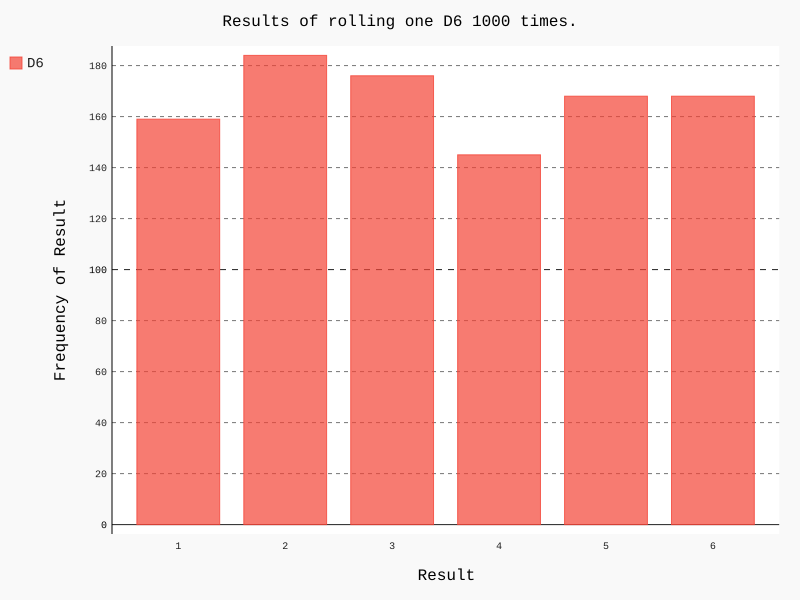

Python code for this plot:
#!/usr/bin/env python
# coding=utf-8
'''
Author       : 小鹿撞路
Date         : 2021-11-19 17:19:59
LastEditTime : 2021-11-19 19:23:40
LastEditors  : 小鹿撞路
Description  : 掷骰子
FilePath     : \simple_database\die_visual.py
self_motto   : 倘若自己都不为自己活出自己的人生，那还有谁会为自己而活呢。
'''
import pygal

from die import Die

# 创建一个D6
die = Die()

# 掷几次骰子，并将结果储存在一个列表中
results = []
for roll_num in range(1000):
    result = die.roll()
    results.append(result)

# 分析结果
frequencies = []
for value in range(1, die.num_sides+1):
    frequency = results.count(value)
    frequencies.append(frequency)

# 对结果进行可视化
hist = pygal.Bar()

hist.title = "Results of rolling one D6 1000 times."
hist.x_labels = ['1','2','3','4','5','6']
hist.x_title = "Result"
hist.y_title = "Frequency of Result"

hist.add('D6', frequencies)
hist.render_to_file('die_visual.svg')
